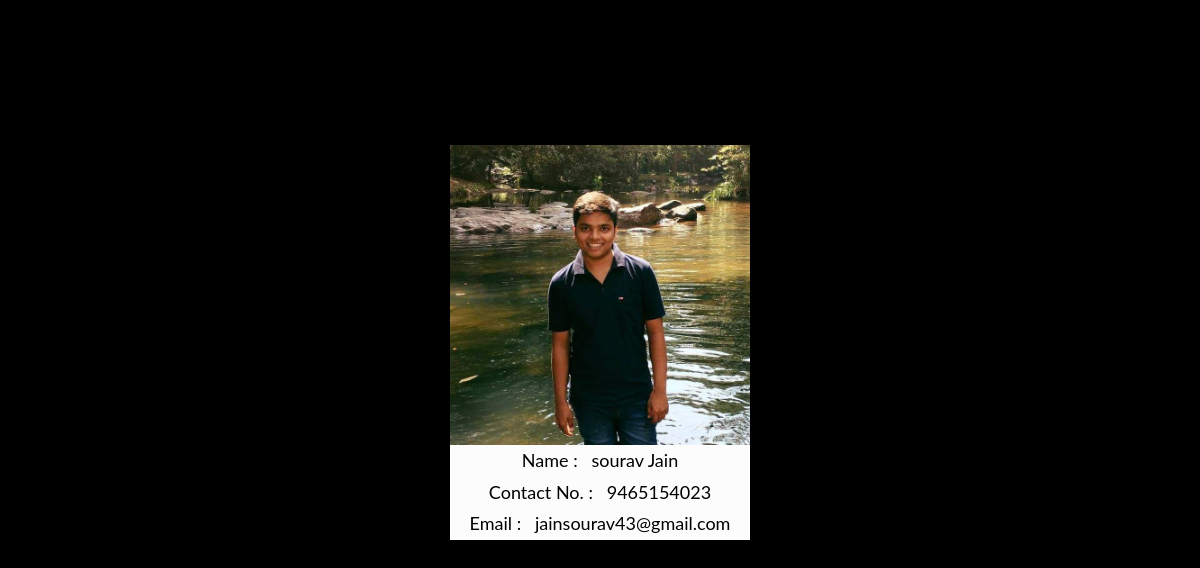
The page /main/jainsourav43/ on the database as committed earlier.
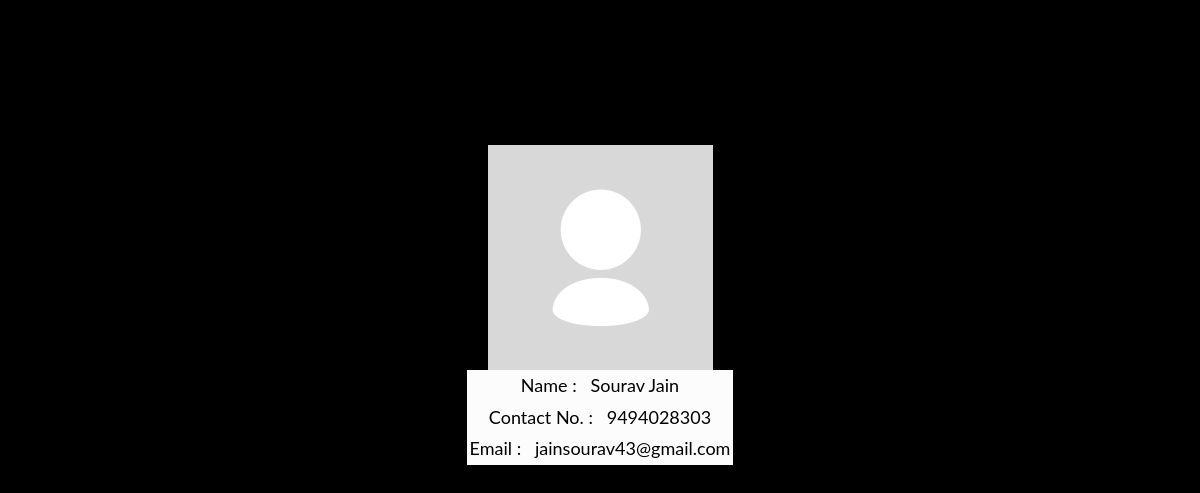
The same page on the database as committed later.
### BuyandSell/models.py (models this page shows)
class UserProfile(models.Model):
	name = models.CharField(max_length=100,default="ram")
	user = models.OneToOneField(User,on_delete=models.CASCADE,primary_key=True)
	email= models.EmailField()
	contactno=models.CharField(max_length=10)
	image=models.FileField(default='jon.png')

### BuyandSell/views.py (the view)
# urls.py: url(r'^(?P<username>[\w-]+)/$', views.test,name='test'),
def test(request,username):
	print("hi whats up")
	print(UserProfile.user)
	print("Hii This is sourav")
	print(username)
	u = get_object_or_404(User, username=username)
	me=UserProfile.objects.filter(user=u)
	return render(request,'BuyandSell/seller_info.html',{'obj': me})

### BuyandSell/templates/BuyandSell/seller_info.html (shortened to what this page needs)
<!DOCTYPE html>
<html>
<head>
	<link rel="stylesheet" href="https://maxcdn.bootstrapcdn.com/bootstrap/3.3.7/css/bootstrap.min.css">
	<link rel="stylesheet" href="../../static/BuyandSell/style.css">
</head>
<body>
<div class = "my-container">
	<div class = "style_prevu_kit card-container">
			{% for i in obj %}
			<img src = "{{i.image.url}}" class ="card-img" />
			<div class = "card-details">
				Name : &nbsp; {{i.name}}
			</div>
			<div class = "card-details">
				Contact No. : &nbsp; {{i.contactno}}
			</div>
			<div class = "card-details">
				Email : &nbsp; {{i.email}}
			</div>
			{%endfor%}
	</div>
</div>
</body>
</html>

Rows that differ between the two databases and show on the page:
removed UserProfile: image (picture), name "sourav Jain", contactno "9465154023", email "jainsourav43@gmail.com"
added UserProfile: image (picture), name "Sourav Jain", contactno "9494028303", email "jainsourav43@gmail.com"
